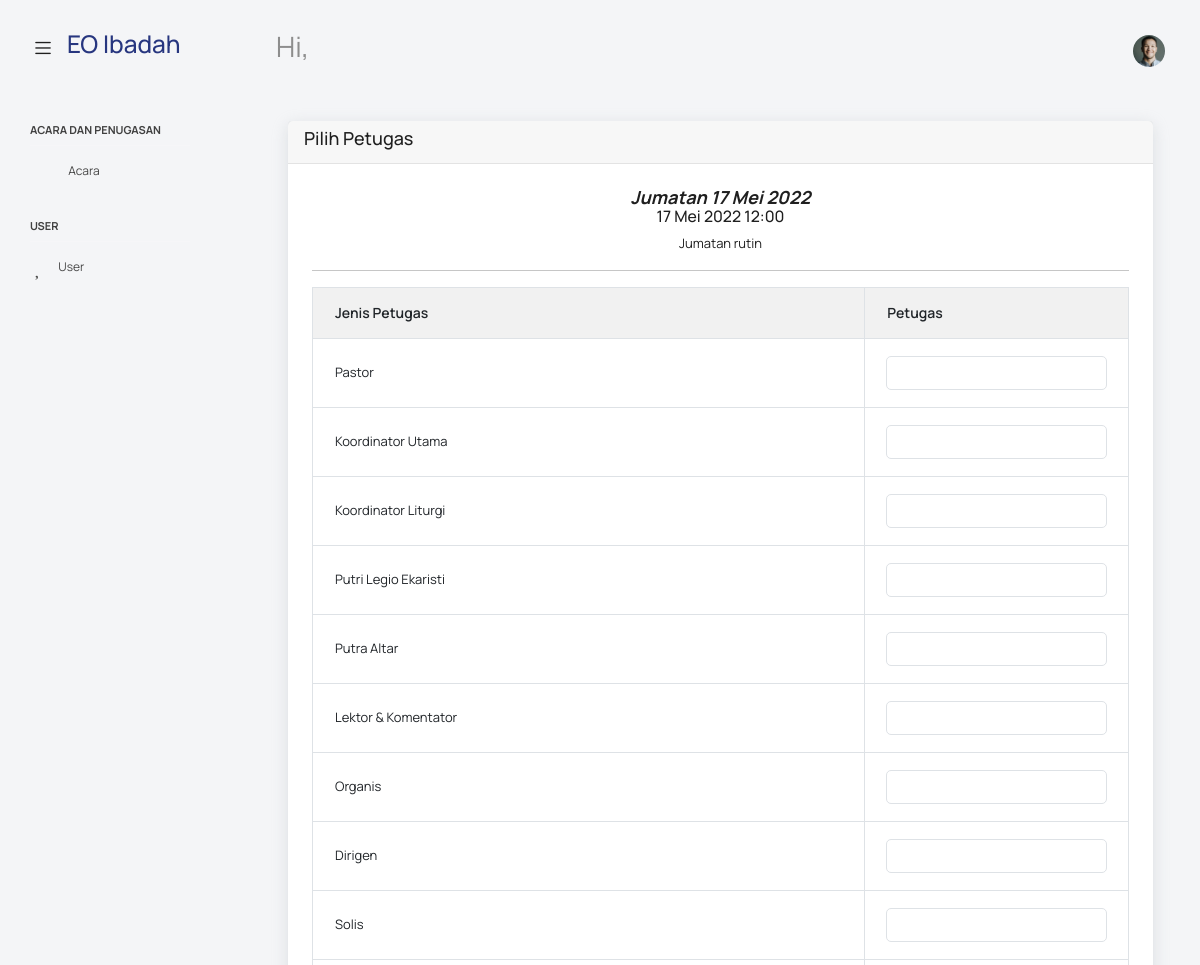
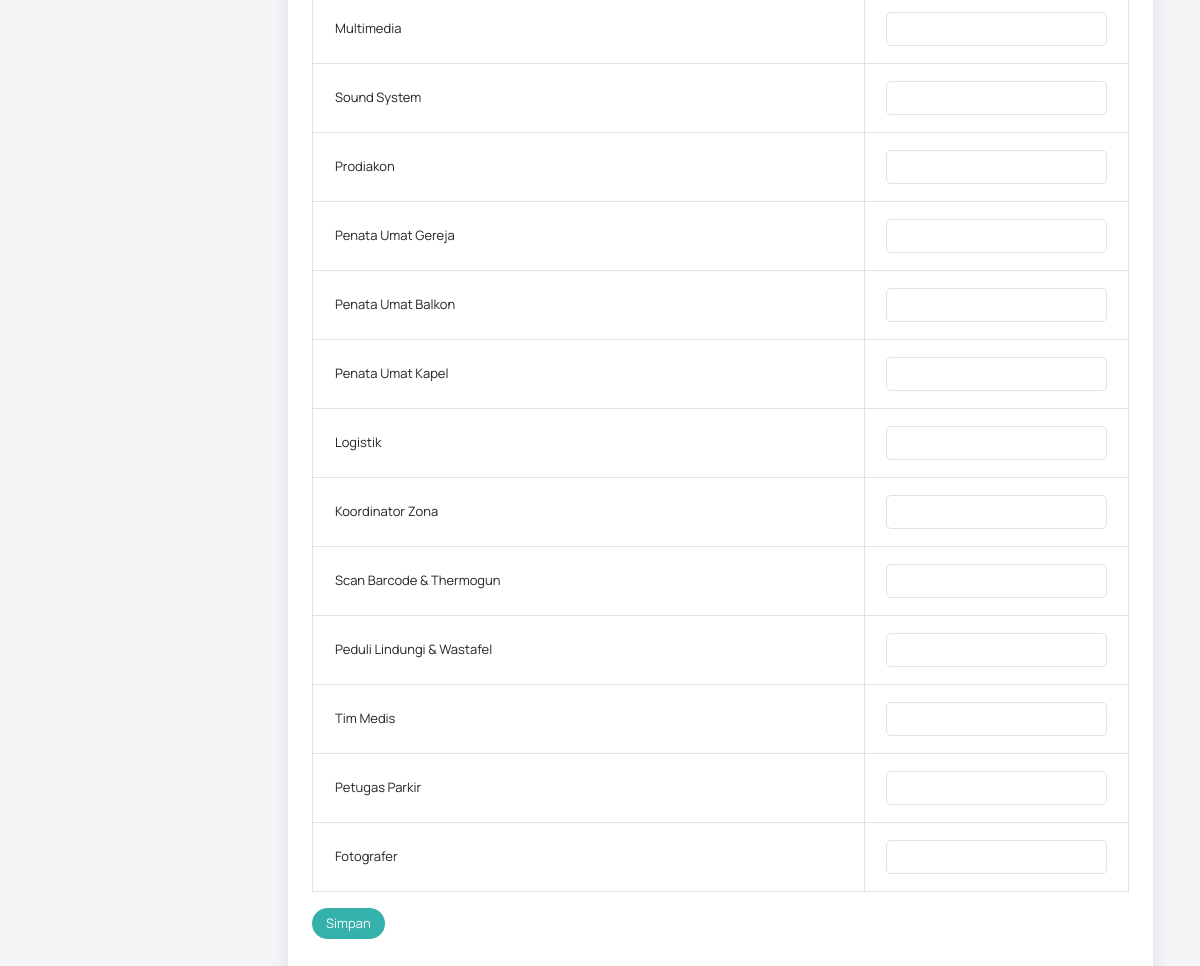
Page /index.php/admin/petugas?uuid=b216a107-397a-4fb7-9b19-d6f31d3da5f0 on the committed database (2 pictures, top to bottom).
### tables this page shows
CREATE TABLE `acara` (
  `id` varchar(100) NOT NULL,
  `nama_acara` varchar(200) NOT NULL,
  `tanggal_pelaksanaan` datetime NOT NULL,
  `catatan` text NOT NULL,
  `added_by` varchar(100) NOT NULL,
  `added_on` timestamp NOT NULL DEFAULT current_timestamp()
);

CREATE TABLE `master_petugas` (
  `id_petugas` int(3) NOT NULL,
  `jenis_petugas` varchar(255) NOT NULL
);

### application/controllers/admin/Petugas.php (called while the page is built, shortened)
<?php
class Petugas extends CI_Controller
{
    public function index()
    {
        $uuid = $this->input->get('uuid');
        $data['acara'] = $this->acara->getAcara("*", ['id' => $uuid])->row();
        $data['jenis'] = $this->jenis->getJenisPetugas()->result();
        $master['page'] = $this->load->view('new_admin/petugas/petugas', $data, TRUE);
        $master['title'] = "Pilih Petugas Acara";
        $master['nama'] = "Agus";
        $this->load->view('new_admin/template', $master);
    }
}

### index.php (called while the page is built, shortened)
<?php
require_once BASEPATH.'core/CodeIgniter.php';

### application/models/Acara_m.php (called while the page is built, shortened)
<?php
class Acara_m extends CI_Model
{
    public function getAcara($kolom = "*", $where = [], $orderBy = null, $like = null, $limit = [], $isShowCompile = false)
    {
        $q = $this->db->select($kolom)
            ->from('acara');
        if (!empty($where)) {
            $q = $this->db->where($where);
        }
        if ($isShowCompile) {
            return $q->get_compiled_select();
        } else {
            return $q->get();
        }
    }
}

### application/models/Etc.php (called while the page is built, shortened)
<?php
class Etc extends CI_Model
{
	public function indonesiaDate($tgl, $jam = null, $delimiter = " ", $isCut = false, $monthOnly = false)
	{
		$hari = substr($tgl, 8, 2);
		$tahun = ($isCut) ? substr(substr($tgl, 0, 4), -2) : substr($tgl, 0, 4);
		$nama_bulan = Etc::bulan($tgl, $isCut);
		if ($monthOnly) {
			$tgl_oke = $nama_bulan . ' ' . $tahun;
		} else {
			$tgl_oke = $hari . ' ' . $nama_bulan . ' ' . $tahun . "$delimiter " . $jam;
		}
		return $tgl_oke;
	}
	public function bulan($tgl, $isCut)
	{
		$bulan = substr($tgl, 5, 2);
		switch ($bulan) {
			case 5:
				$bulan = ($isCut) ? "Mei" : "Mei";
				break;
		}
		return $bulan;
	}
}

### application/models/Jenis_m.php (called while the page is built, shortened)
<?php
class Jenis_m extends CI_Model
{
    public function getJenisPetugas($kolom = "*", $where = [], $orderBy = null, $limit = [], $isShowCompile = false)
    {
        $q = $this->db->select($kolom)
            ->from('master_petugas');
        if ($isShowCompile) {
            return $q->get_compiled_select();
        } else {
            return $q->get();
        }
    }
}

### application/views/new_admin/petugas/petugas.php (the view, shortened to what this page needs)
<div class="container">
    <div class="card">
        <div class="card-header">
            <h4>Pilih Petugas</h4>
        </div>
        <div class="card-body">
            <h4 class="text-center">
                <b><i><?= $acara->nama_acara ?></i></b>
                <br>
                <small class="mt-2"><?= $this->etc->indonesiaDate(date_format(date_create($acara->tanggal_pelaksanaan), 'Y-m-d'), date_format(date_create($acara->tanggal_pelaksanaan), 'H:i')); ?></small>
            </h4>
            <p class="text-center"><?= $acara->catatan ?></p>
            <hr>
            <div class="table-responsive">
                <?= form_open(site_url('admin/Petugas/create')) ?>
                <table class="table table-sm table-bordered">
                    <thead style="background-color: #f1f1f1;">
                        <tr>
                            <th>Jenis Petugas</th>
                            <th>Petugas</th>
                        </tr>
                    </thead>
                    <tbody>
                        <?php foreach ($jenis as $jj) { ?>
                            <tr>
                                <td><?= $jj->jenis_petugas ?></td>
                                <td>
                                    <select class="itemName form-control" required name="petugas_<?= $jj->id_petugas ?>[]" multiple></select>
                                </td>
                            </tr>
                        <?php } ?>
                    </tbody>
                </table>
                <div class="form-group mt-3">
                    <input type="submit" value="Simpan" class="btn btn-sm btn-success">
                </div>
                <?= form_close() ?>
            </div>
        </div>
    </div>
</div>

### rows in the picture
acara: nama_acara "Jumatan 17 Mei 2022", tanggal_pelaksanaan "17 Mei 2022 12:00", catatan "Jumatan rutin"
master_petugas: jenis_petugas "Pastor"
master_petugas: jenis_petugas "Koordinator Utama"
master_petugas: jenis_petugas "Koordinator Liturgi"
master_petugas: jenis_petugas "Putri Legio Ekaristi"
master_petugas: jenis_petugas "Putra Altar"
master_petugas: jenis_petugas "Lektor & Komentator"
master_petugas: jenis_petugas "Organis"
master_petugas: jenis_petugas "Dirigen"
master_petugas: jenis_petugas "Solis"
master_petugas: jenis_petugas "Multimedia"
master_petugas: jenis_petugas "Sound System"
master_petugas: jenis_petugas "Prodiakon"
master_petugas: jenis_petugas "Penata Umat Gereja"
master_petugas: jenis_petugas "Penata Umat Balkon"
master_petugas: jenis_petugas "Penata Umat Kapel"
master_petugas: jenis_petugas "Logistik"
master_petugas: jenis_petugas "Koordinator Zona"
master_petugas: jenis_petugas "Scan Barcode & Thermogun"
master_petugas: jenis_petugas "Peduli Lindungi & Wastafel"
master_petugas: jenis_petugas "Tim Medis"
master_petugas: jenis_petugas "Petugas Parkir"
master_petugas: jenis_petugas "Fotografer"
